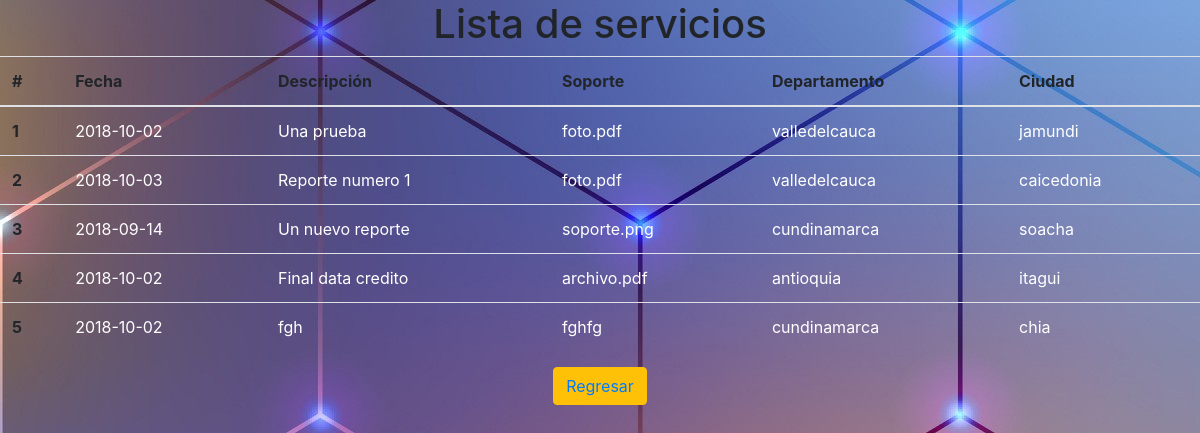
Page /index.php/listaservicios on the committed database.
### tables this page shows
CREATE TABLE `deleybd_datacredito` (
  `id` int(10) NOT NULL AUTO_INCREMENT,
  `idservicio` int(10) DEFAULT NULL,
  `fecha` varchar(100) DEFAULT NULL,
  `descripcion` varchar(100) DEFAULT NULL,
  `soporte` varchar(255) DEFAULT NULL,
  `departamento` varchar(100) DEFAULT NULL,
  `ciudad` varchar(255) DEFAULT NULL,
  PRIMARY KEY (`id`)
);

### application/controllers/ListaServicios.php (called while the page is built, shortened)
<?php
class ListaServicios extends CI_Controller {
	public function index()
	{
		$this->load->model('listas/listaservicios_model');
		$data['servicios'] = $this->listaservicios_model->listaServicios();
		$this->load->view('listas/lista_servicios.php',$data);
	}
}

### index.php (called while the page is built, shortened)
<?php
require_once BASEPATH.'core/CodeIgniter.php';

### application/models/listas/listaservicios_model.php (called while the page is built, shortened)
<?php
class listaservicios_model extends CI_Model {
	public function listaServicios(){
		$query = $this->db->get('datacredito');
		return $query;
	}
}
?>

### application/views/listas/lista_servicios.php (the view, shortened to what this page needs)
<!DOCTYPE html PUBLIC "-//W3C//DTD XHTML 1.0 Transitional//EN" "http://www.w3.org/TR/xhtml1/DTD/xhtml1-transitional.dtd">
<html xmlns="http://www.w3.org/1999/xhtml">
<head>
    <link rel="stylesheet" href="<?= base_url();?>assets/css/bootstrap.min.css">
	<link rel="stylesheet" href="<?= base_url();?>assets/css/styles.css">
</head>
<body>
	<h1 align="center">Lista de servicios</h1>
<table class="table">
  <thead>
    <tr>
      <th scope="col">#</th>
      <th scope="col">Fecha</th>
      <th scope="col">Descripción</th>
      <th scope="col">Soporte</th>
      <th scope="col">Departamento</th>
      <th scope="col">Ciudad</th>
    </tr>
  </thead>
  <tbody>
	<?php
	foreach ($servicios->result() as $datos) {?>
		 <tr>
	      <th scope="row"><?= $datos->id ?></th>
	      <td><?= $datos->fecha ?></td>
	      <td><?= $datos->descripcion ?></td>
	      <td><?= $datos->soporte ?></td>
	      <td><?= $datos->departamento ?></td>
	      <td><?= $datos->ciudad ?></td>
	    </tr>
	<?php }?>
  </tbody>
</table>
<div align="center"><button class="btn btn-warning" value="Registrar" title="Regresar"><a href="<?= base_url();?>index.php/dashboardusuario">Regresar</button></div>
</body>
</html>

### assets/css/styles.css (style rules this page uses)
body { background-image: url("../img/background-registro.jpg"); }
td { color: rgb(255, 255, 255) !important; }

### rows in the picture
deleybd_datacredito: id "1", fecha "2018-10-02", descripcion "Una prueba", soporte "foto.pdf", departamento "valledelcauca", ciudad "jamundi"
deleybd_datacredito: id "2", fecha "2018-10-03", descripcion "Reporte numero 1", soporte "foto.pdf", departamento "valledelcauca", ciudad "caicedonia"
deleybd_datacredito: id "3", fecha "2018-09-14", descripcion "Un nuevo reporte", soporte "soporte.png", departamento "cundinamarca", ciudad "soacha"
deleybd_datacredito: id "4", fecha "2018-10-02", descripcion "Final data credito", soporte "archivo.pdf", departamento "antioquia", ciudad "itagui"
deleybd_datacredito: id "5", fecha "2018-10-02", descripcion "fgh", soporte "fghfg", departamento "cundinamarca", ciudad "chia"
